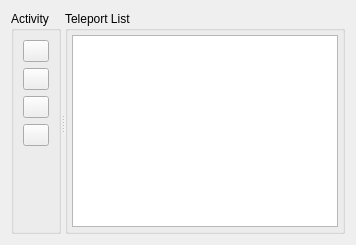
                 <widget class="QWidget" name="tab_teleports">
                  <attribute name="title">
                   <string>Teleports</string>
                  </attribute>
                  <layout class="QHBoxLayout" name="horizontalLayout_19">
                   <item>
                    <widget class="QSplitter" name="splitter_7">
                     <property name="orientation">
                      <enum>Qt::Horizontal</enum>
                     </property>
                     <widget class="QGroupBox" name="groupBox_worldmap_tpaction">
                      <property name="maximumSize">
                       <size>
                        <width>50</width>
                        <height>16777215</height>
                       </size>
                      </property>
                      <property name="title">
                       <string>Activity</string>
                      </property>
                      <layout class="QVBoxLayout" name="verticalLayout_6">
                       <item>
                        <widget class="QPushButton" name="pushButton_addtp">
                         <property name="toolTip">
                          <string>Add Teleport</string>
                         </property>
                         <property name="text">
                          <string/>
                         </property>
                         <property name="icon">
                          <iconset resource="editor.qrc">
                           <normaloff>:/Editor/Resources/icons/PNG/onebit_31.png</normaloff>:/Editor/Resources/icons/PNG/onebit_31.png</iconset>
                         </property>
                         <property name="iconSize">
                          <size>
                           <width>20</width>
                           <height>20</height>
                          </size>
                         </property>
                         <property name="flat">
                          <bool>false</bool>
                         </property>
                        </widget>
                       </item>
                       <item>
                        <widget class="QPushButton" name="pushButton_removetp">
                         <property name="toolTip">
                          <string>Remove selected teleport</string>
                         </property>
                         <property name="text">
                          <string/>
                         </property>
                         <property name="icon">
                          <iconset resource="editor.qrc">
                           <normaloff>:/Editor/Resources/icons/PNG/onebit_32.png</normaloff>:/Editor/Resources/icons/PNG/onebit_32.png</iconset>
                         </property>
                         <property name="iconSize">
                          <size>
                           <width>20</width>
                           <height>20</height>
                          </size>
                         </property>
                        </widget>
                       </item>
                       <item>
                        <widget class="QPushButton" name="pushButton_edittp">
                         <property name="toolTip">
                          <string>Edit selected teleport</string>
                         </property>
                         <property name="text">
                          <string/>
                         </property>
                         <property name="icon">
                          <iconset resource="editor.qrc">
                           <normaloff>:/Editor/Resources/icons/PNG/onebit_20.png</normaloff>:/Editor/Resources/icons/PNG/onebit_20.png</iconset>
                         </property>
                         <property name="iconSize">
                          <size>
                           <width>20</width>
                           <height>20</height>
                          </size>
                         </property>
                        </widget>
                       </item>
                       <item>
                        <widget class="QPushButton" name="pushButton_goto_tp">
                         <property name="toolTip">
                          <string>Teleport to selected</string>
                         </property>
                         <property name="text">
                          <string/>
                         </property>
                         <property name="icon">
                          <iconset resource="editor.qrc">
                           <normaloff>:/Editor/Resources/icons/PNG/onebit_27.png</normaloff>:/Editor/Resources/icons/PNG/onebit_27.png</iconset>
                         </property>
                         <property name="iconSize">
                          <size>
                           <width>20</width>
                           <height>20</height>
                          </size>
                         </property>
                        </widget>
                       </item>
                       <item>
                        <spacer name="verticalSpacer_11">
                         <property name="orientation">
                          <enum>Qt::Vertical</enum>
                         </property>
                         <property name="sizeHint" stdset="0">
                          <size>
                           <width>20</width>
                           <height>40</height>
                          </size>
                         </property>
                        </spacer>
                       </item>
                      </layout>
                     </widget>
                     <widget class="QGroupBox" name="groupBox_worldmaps_tplist">
                      <property name="title">
                       <string>Teleport List</string>
                      </property>
                      <layout class="QHBoxLayout" name="horizontalLayout_18">
                       <property name="margin">
                        <number>4</number>
                       </property>
                       <item>
                        <widget class="QTableView" name="tableView_TeleportList">
                         <property name="selectionMode">
                          <enum>QAbstractItemView::SingleSelection</enum>
                         </property>
                         <property name="selectionBehavior">
                          <enum>QAbstractItemView::SelectRows</enum>
                         </property>
                        </widget>
                       </item>
                      </layout>
                     </widget>
                    </widget>
                   </item>
                  </layout>
                 </widget>
